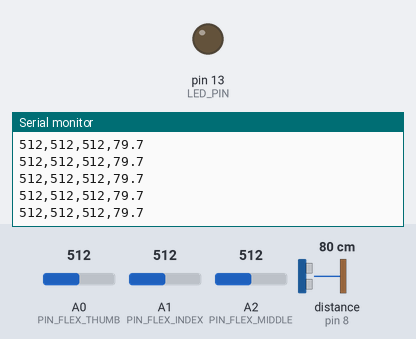
A sketch run on a simulated Arduino Uno, built with avr-gcc and run on an emulated ATmega328P. Shown: output pins drawn as LEDs (lit = HIGH), the last lines printed to the serial monitor. Wiring (inferred from the names in the program): ultrasonic range finder: trigger pin 7; echo pin 8. Inputs (shaded band) come from the test bench; at power-on: A1 (PIN_FLEX_INDEX) = 512, A0 (PIN_FLEX_THUMB) = 512, A2 (PIN_FLEX_MIDDLE) = 512, distance to the obstacle (sensor on pin 8) 80 cm. The echo pulse lasts 58.3 µs per cm; pins used as bus, display or sensor lines are not drawn.

Above: at 6.2 s.
6.3 s: A1 (PIN_FLEX_INDEX) set to 108
At 7.4 s:
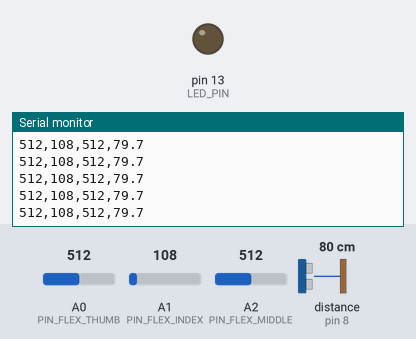
7.8 s: A1 (PIN_FLEX_INDEX) set to 92
At 8.4 s:
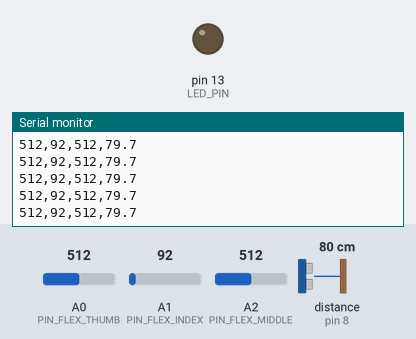
Timing chart, 0 to 10.8 s (numbered marks = the images above; inputs shaded):
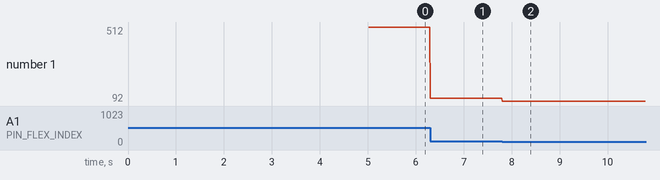

Measured:
- after the input at 6.3 s, the serial monitor: prints a new line at once (image 1)
- after the input at 7.8 s, the serial monitor: prints a new line at once (image 2)
- plotted number 1: 512 → 108 after the input at 6.3 s, 108 → 92 after the input at 7.8 s

The sketch:

main.ino
```cpp
// Ultrasonic (HC-SR04)
const uint8_t PIN_US_TRIG = 7;
const uint8_t PIN_US_ECHO = 8;

// Pins
const uint8_t PIN_FLEX_THUMB = A0;
const uint8_t PIN_FLEX_INDEX = A1;
const uint8_t PIN_FLEX_MIDDLE = A2;
const uint8_t LED_PIN = 13;

// Calibration data
int flexMin[3] = {1023, 1023, 1023};
int flexMax[3] = {0, 0, 0};

float readDistanceCm()
{
    digitalWrite(PIN_US_TRIG, LOW);
    delayMicroseconds(2);
    digitalWrite(PIN_US_TRIG, HIGH);
    delayMicroseconds(10);
    digitalWrite(PIN_US_TRIG, LOW);

    // Timeout after ~30ms (~5m round trip) so loop doesn't stall.
    unsigned long duration = pulseIn(PIN_US_ECHO, HIGH, 30000UL);
    if (duration == 0)
    {
        return NAN;
    }

    return (duration * 0.0343f) / 2.0f;
}

void calibrateFlexSensors()
{
    unsigned long start = millis();
    while (millis() - start < 5000)
    {
        int v0 = analogRead(PIN_FLEX_THUMB);
        int v1 = analogRead(PIN_FLEX_INDEX);
        int v2 = analogRead(PIN_FLEX_MIDDLE);

        flexMin[0] = min(flexMin[0], v0);
        flexMin[1] = min(flexMin[1], v1);
        flexMin[2] = min(flexMin[2], v2);

        flexMax[0] = max(flexMax[0], v0);
        flexMax[1] = max(flexMax[1], v1);
        flexMax[2] = max(flexMax[2], v2);

        delay(10);
    }

    for (uint8_t i = 0; i < 3; i++)
    {
        if (flexMax[i] - flexMin[i] < 10)
        {
            flexMax[i] = flexMin[i] + 10;
        }
    }
}

void setup()
{
    pinMode(LED_PIN, OUTPUT);
    digitalWrite(LED_PIN, LOW);
    pinMode(PIN_US_TRIG, OUTPUT);
    pinMode(PIN_US_ECHO, INPUT);
    digitalWrite(PIN_US_TRIG, LOW);

    Serial.begin(115200);
    Serial.println("---AeroMix---");

    calibrateFlexSensors();
}

void loop()
{
    int rawThumb = analogRead(PIN_FLEX_THUMB);
    int rawIndex = analogRead(PIN_FLEX_INDEX);
    int rawMiddle = analogRead(PIN_FLEX_MIDDLE);
    float distanceCm = readDistanceCm();

    Serial.print(rawThumb);
    Serial.print(',');
    Serial.print(rawIndex);
    Serial.print(',');
    Serial.print(rawMiddle);
    Serial.print(',');
    if (isnan(distanceCm))
    {
        Serial.println("nan");
    }
    else
    {
        Serial.println(distanceCm, 1);
    }

    delay(10);
}
```
